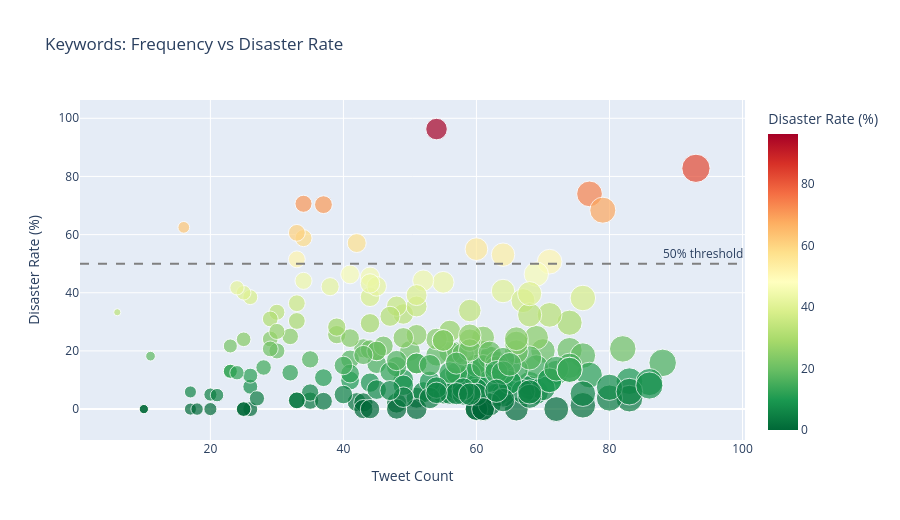

The cell this chart's notebook holds for it:
### Code cell
fig = px.scatter(kw_stats, x="total", y="disaster_rate",
    size="total", color="disaster_rate", hover_name="keyword",
    color_continuous_scale="RdYlGn_r",
    title="Keywords: Frequency vs Disaster Rate",
    labels={"total":"Tweet Count","disaster_rate":"Disaster Rate (%)"},
    height=520)
fig.add_hline(y=50, line_dash="dash", line_color="grey",
              annotation_text="50% threshold")
fig.show()

### Figure 1 — Plotly figure (JSON) as saved in the notebook; plotly's stock layout.template omitted (floating-point values rounded to 4 significant figures; data arrays with more than 128 entries replaced by an {"elided": "..."} marker saying what was removed)
{"data": [{"hovertemplate": "<b>%{hovertext}</b><br><br>Tweet Count=%{marker.size}<br>Disaster Rate (%)=%{marker.color}<extra></extra>", "hovertext": {"elided": "219 str values"}, "legendgroup": "", "marker": {"color": {"elided": "219 float values"}, "coloraxis": "coloraxis", "size": {"elided": "219 int values"}, "sizemode": "area", "sizeref": 0.2325, "symbol": "circle"}, "mode": "markers", "name": "", "orientation": "v", "showlegend": false, "type": "scatter", "x": {"elided": "219 int values"}, "xaxis": "x", "y": {"elided": "219 float values"}, "yaxis": "y"}], "layout": {"annotations": [{"showarrow": false, "text": "50% threshold", "x": 1, "xanchor": "right", "xref": "x domain", "y": 50, "yanchor": "bottom", "yref": "y"}], "coloraxis": {"colorbar": {"title": {"text": "Disaster Rate (%)"}}, "colorscale": [[0, "rgb(0,104,55)"], [0.1, "rgb(26,152,80)"], [0.2, "rgb(102,189,99)"], [0.3, "rgb(166,217,106)"], [0.4, "rgb(217,239,139)"], [0.5, "rgb(255,255,191)"], [0.6, "rgb(254,224,139)"], [0.7, "rgb(253,174,97)"], [0.8, "rgb(244,109,67)"], [0.9, "rgb(215,48,39)"], [1, "rgb(165,0,38)"]]}, "height": 520, "legend": {"itemsizing": "constant", "tracegroupgap": 0}, "shapes": [{"line": {"color": "grey", "dash": "dash"}, "type": "line", "x0": 0, "x1": 1, "xref": "x domain", "y0": 50, "y1": 50, "yref": "y"}], "title": {"text": "Keywords: Frequency vs Disaster Rate"}, "xaxis": {"anchor": "y", "domain": [0, 1], "title": {"text": "Tweet Count"}}, "yaxis": {"anchor": "x", "domain": [0, 1], "title": {"text": "Disaster Rate (%)"}}}}
